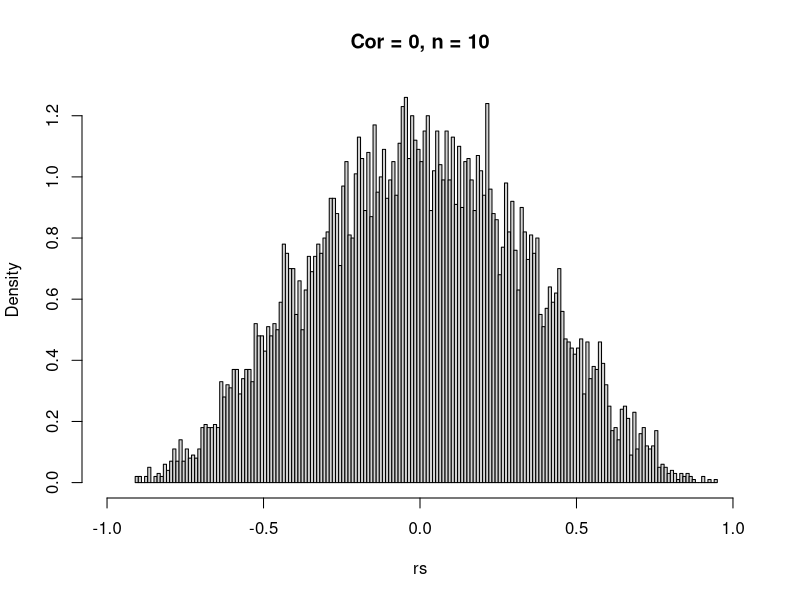
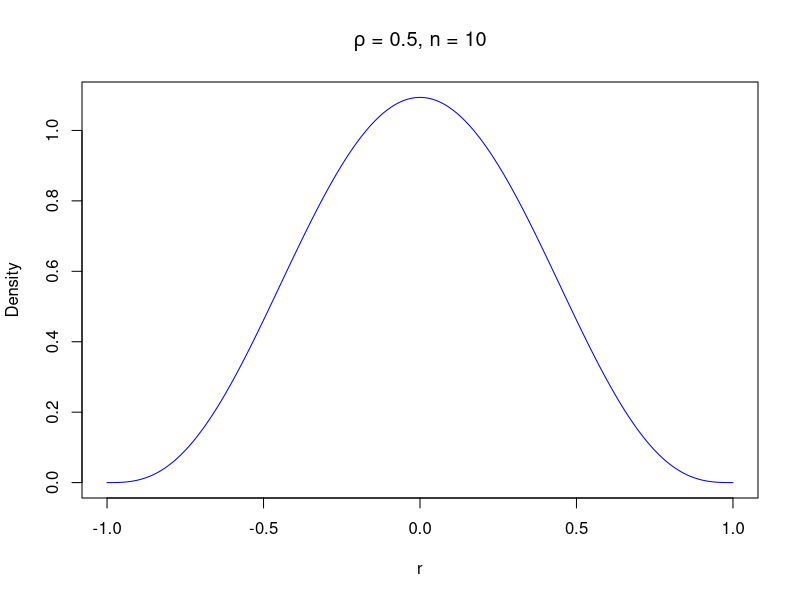

The R script that drew these images, in order:


rm(list = ls())

## Load libraries
library(MASS)


## Empirical distribution of correlation coefficient r (for true correlation = theta and sample size = n)

# Define model
n <- 10
mu <- c(0, 0)
cor <- 0
Sigma <- matrix(data = c(1, cor, cor, 1), nrow = 2)

# Monte Carlo simulation from model
R <- 1e4
rs <- numeric(length = R)
for (i in 1:R) {
  x <- mvrnorm(n = n, mu = mu, Sigma = Sigma)
  rs[i] <- cor(x[, 1], x[, 2])
  # rs[i] <- atanh(cor(x[, 1], x[, 2]))
}
hist(rs, 
     breaks = 200, 
     freq = FALSE,
     main = paste0("Cor = ", cor, ", n = ", n), xlim = c(-1, 1))
# qqnorm(rs)


# Theoretical distribution of sample correlation coefficient r (for true correlation = cor and sample size = n)
r <- seq(from = -1, to = 1, by = 0.001)
fr <- numeric(length = length(r))
for (i in 1:length(r)) {
  
  f <- function(w) {
    return( 1 / (cosh(w) - cor*r[i])^(n-1) )
  }
  
  fr[i] <- (n-2)*(1-cor^2)^((n-1)/2) *(1-r[i]^2)^((n-4)/2)/pi * integrate(f, lower = 0, upper = Inf)$value
}

plot(r, fr, type = "l", col = "blue", 
     main = expression(rho * " = 0.5, n = 10"),
     xlab = "r", ylab = "Density",
     xlim = c(-1, 1))


## Generate pdf with theoretical distribution of sample correlation coefficient
pdf(file = paste0("cor_pdf.pdf"), 
    width = 21/2.54, height = 16/2.54, pointsize = 16)

par(mfrow = c(3, 2))
par(mar=c(4, 4, 3, 0.5))


# n = 10, cor = 0
n <- 10
cor <- 0
fr <- numeric(length = length(r))
for (i in 1:length(r)) {
  f <- function(w) {
    return( 1 / (cosh(w) - cor*r[i])^(n-1) )
  }
  fr[i] <- (n-2)*(1-cor^2)^((n-1)/2) *(1-r[i]^2)^((n-4)/2)/pi * integrate(f, lower = 0, upper = Inf)$value
}
plot(r, fr, type = "l", col = "blue", 
     main = expression(rho * " = 0,  n = 10"),# cex.main = 0.9, #font.main = 2, 
     xlab = "r", ylab = "Density",
     xlim = c(-1, 1))

# n = 100, cor = 0
n <- 100
cor <- 0
fr <- numeric(length = length(r))
for (i in 1:length(r)) {
  f <- function(w) {
    return( 1 / (cosh(w) - cor*r[i])^(n-1) )
  }
  fr[i] <- (n-2)*(1-cor^2)^((n-1)/2) *(1-r[i]^2)^((n-4)/2)/pi * integrate(f, lower = 0, upper = Inf)$value
}
plot(r, fr, type = "l", col = "blue", 
     main = expression(rho * " = 0,  n = 100"),
     xlab = "r", ylab = "Density",
     xlim = c(-1, 1))

# n = 10, cor = 0.5
n <- 10
cor <- 0.5
fr <- numeric(length = length(r))
for (i in 1:length(r)) {
  f <- function(w) {
    return( 1 / (cosh(w) - cor*r[i])^(n-1) )
  }
  fr[i] <- (n-2)*(1-cor^2)^((n-1)/2) *(1-r[i]^2)^((n-4)/2)/pi * integrate(f, lower = 0, upper = Inf)$value
}
plot(r, fr, type = "l", col = "blue", 
     main = expression(rho * " = 0.5,  n = 10"),
     xlab = "r", ylab = "Density",
     xlim = c(-1, 1))

# n = 100, cor = 0.5
n <- 100
cor <- 0.5
fr <- numeric(length = length(r))
for (i in 1:length(r)) {
  f <- function(w) {
    return( 1 / (cosh(w) - cor*r[i])^(n-1) )
  }
  fr[i] <- (n-2)*(1-cor^2)^((n-1)/2) *(1-r[i]^2)^((n-4)/2)/pi * integrate(f, lower = 0, upper = Inf)$value
}
plot(r, fr, type = "l", col = "blue", 
     main = expression(rho * " = 0.5,  n = 100"),
     xlab = "r", ylab = "Density",
     xlim = c(-1, 1))

# n = 10, cor = 0.9
n <- 10
cor <- 0.9
fr <- numeric(length = length(r))
for (i in 1:length(r)) {
  f <- function(w) {
    return( 1 / (cosh(w) - cor*r[i])^(n-1) )
  }
  fr[i] <- (n-2)*(1-cor^2)^((n-1)/2) *(1-r[i]^2)^((n-4)/2)/pi * integrate(f, lower = 0, upper = Inf)$value
}
plot(r, fr, type = "l", col = "blue", 
     main = expression(rho * " = 0.9,  n = 10"),
     xlab = "r", ylab = "Density",
     xlim = c(-1, 1))

# n = 100, cor = 0.9
n <- 100
cor <- 0.9
fr <- numeric(length = length(r))
for (i in 1:length(r)) {
  f <- function(w) {
    return( 1 / (cosh(w) - cor*r[i])^(n-1) )
  }
  fr[i] <- (n-2)*(1-cor^2)^((n-1)/2) *(1-r[i]^2)^((n-4)/2)/pi * integrate(f, lower = 0, upper = Inf)$value
}
plot(r, fr, type = "l", col = "blue", 
     main = expression(rho * " = 0.9, n =  100"),
     xlab = "r", ylab = "Density",
     xlim = c(-1, 1))


dev.off()








